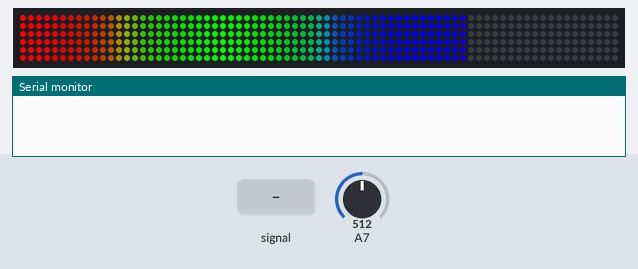
The sketch below on a simulated Arduino Uno, built with avr-gcc and run on an emulated ATmega328P. On the bench: 75×6 RGB LED matrix (first LED top left, wired row by row), the last lines printed to the serial monitor. The inputs (shaded band) are chosen by the test bench; at power-on: A7 = 512. Random numbers use the default seed unless the sketch sets one.

Above: at 1.2 s.
1.3 s: A7 fed a 50 Hz sine of ±306 counts around its level
At 2.4 s:
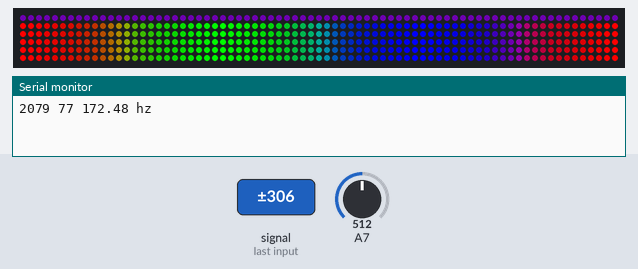
2.9 s: A7 fed a 200 Hz sine of ±81 counts around its level
At 4.8 s:
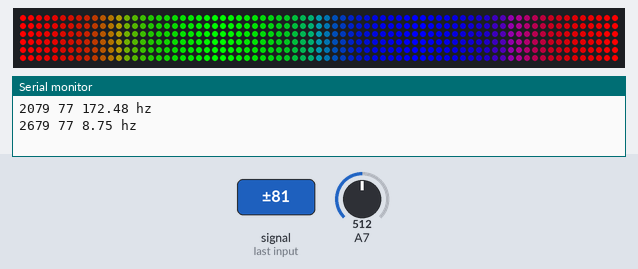
5.2 s: A7 set to 585
8.2 s: A7 set to 617
At 8.84 s:
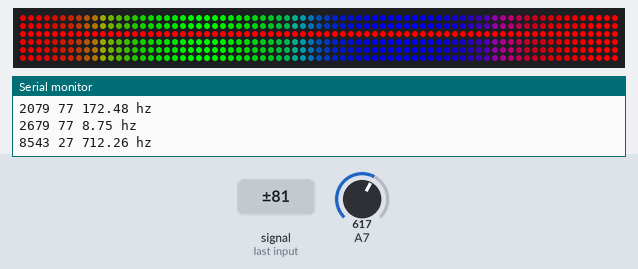
10.1 s: A7 fed a 2 Hz sine of ±306 counts around its level
At 11.38 s:
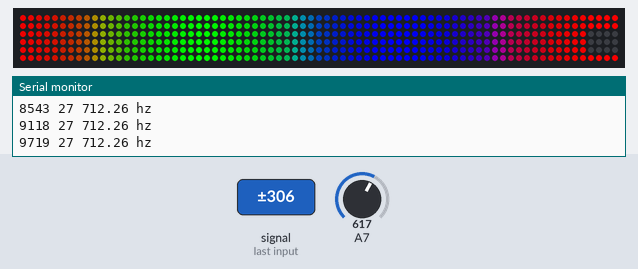
12.1 s: A7 set to 511
At 14.1 s:
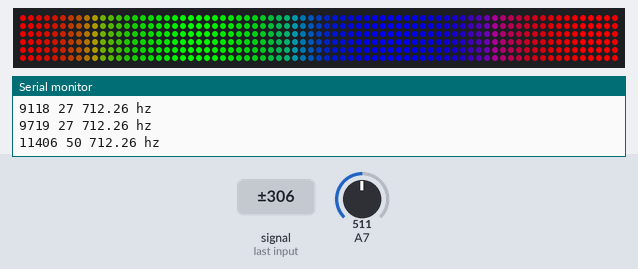

The sketch:

noodles.ino
```cpp
#include <Adafruit_NeoMatrix.h>

#ifdef __AVR__
  #include <avr/power.h>
#endif

#define LED_PIN 6
#define NUM_LEDS 75
#define NUM_COLS 6
#define BRIGHTNESS 255

//Adafruit_NeoPixel strip = Adafruit_NeoPixel(600, LED_PIN, NEO_GRB + NEO_KHZ800);
Adafruit_NeoMatrix matrix = Adafruit_NeoMatrix(NUM_LEDS, NUM_COLS, LED_PIN, NEO_MATRIX_TOP + NEO_MATRIX_RIGHT + NEO_MATRIX_ROWS + NEO_MATRIX_PROGRESSIVE, NEO_GRB + NEO_KHZ800);

// clipping indicator variables
boolean clipping = 0;
// data storage variables
byte newData = 0;
byte prevData = 0;
unsigned int time = 0; // keeps time and sends vales to store in timer[] occasionally
int timer[10]; // sstorage for timing of events
int slope[10]; // storage for slope of events
unsigned int totalTimer; // used to calculate period
unsigned int period; // storage for period of wave
byte index = 0; // current storage index
float frequency; // storage for frequency calculations
int maxSlope = 0; // used to calculate max slope as trigger point
int newSlope; // storage for incoming slope data
// variables for decided whether you have a match
byte noMatch = 0; // counts how many non-matches you've received to reset variables if it's been too long
byte slopeTol = 5; // slope tolerance- adjust this if you need
int timerTol = 5; // timer tolerance- adjust this if you need
// variables for amp detection
unsigned int ampTimer = 0;
byte maxAmp = 0;
byte checkMaxAmp;
byte ampThreshold = 22; // raise if you have a very noisy signal


uint16_t i, j, k;
bool ramp = true;
//bool debug = false;
bool debug = true;
byte c;
uint32_t color;

void setup() {
  if (debug) Serial.begin(115200);
  matrix.setBrightness(BRIGHTNESS);
  matrix.begin();
  matrix.show(); // Initialize all pixels to 'off'

  randomSeed(analogRead(A0));

  // set up continuous sampling of analog pin 0 at 38.5kHz
  cli(); // disable interrupts
  ADCSRA = 0; // clear ADCSRA and ADCSRB registers
  ADCSRB = 0;
  // Feather A0 is ADC7 https://cdn-learn.adafruit.com/assets/assets/000/041/528/original/microcomputers_Adafruit_Feather_32u4_Basic_Proto_v2_2.png?1494120696
  ADMUX=0x07; //Binary equivalent of 0111 http://www.robotplatform.com/knowledge/ADC/adc_tutorial_4.html
  ADMUX |= (1 << REFS0); // set reference voltage
  ADMUX |= (1 << ADLAR); // left align the ADC value- so we can read highest 8 bits from ADCH register only
  ADCSRA |= (1 << ADPS2) | (1 << ADPS0); // set ADC clock with 32 prescaler- 16mHz/32=500kHz
  ADCSRA |= (1 << ADATE); // enabble auto trigger
  ADCSRA |= (1 << ADIE); // enable interrupts when measurement complete
  ADCSRA |= (1 << ADEN); // enable ADC
  ADCSRA |= (1 << ADSC); // start ADC measurements
  sei(); // enable interrupts

}

ISR(ADC_vect) { // when new ADC value ready

  prevData = newData; // store previous value
  newData = ADCH; // get value from A0
  if (prevData < 127 && newData >=127){ // if increasing and crossing midpoint
    newSlope = newData - prevData; // calculate slope
    if (abs(newSlope-maxSlope)<slopeTol){ // if slopes are ==
      // record new data and reset time
      slope[index] = newSlope;
      timer[index] = time;
      time = 0;
      if (index == 0){ // new max slope just reset
        noMatch = 0;
        index++; // increment index
      }
      else if (abs(timer[0]-timer[index])<timerTol && abs(slope[0]-newSlope)<slopeTol){ // if timer duration and slopes match
        // sum timer values
        totalTimer = 0;
        for (byte i=0;i<index;i++){
          totalTimer+=timer[i];
        }
        period = totalTimer; // set period
        // reset new zero index values to compare with
        timer[0] = timer[index];
        slope[0] = slope[index];
        index = 1; // set index to 1
        noMatch = 0;
      }
      else{ // crossing midpoint but not match
        index++; // increment index
        if (index > 9){
          reset();
        }
      }
    }
    else if (newSlope>maxSlope){ // if new slope is much larger than max slope
      maxSlope = newSlope;
      time = 0; // reset clock
      noMatch = 0;
      index = 0; // reset index
    }
    else{ // slope not steep enough
      noMatch++; // increment no match counter
      if (noMatch>9){
        reset();
      }
    }
  }

  if (newData == 0 || newData == 1023){ // if clipping
    PORTB |= B00100000; // turn on led 13
    clipping = 1; // currently clipping
  }

  time++; // increment timer at rate of 38.5kHz

  ampTimer++; // increment amplitude timer
  if (abs(127-ADCH)>maxAmp){
    maxAmp = abs(127-ADCH);
  }
  if (ampTimer==1000){
    ampTimer = 0;
    checkMaxAmp = maxAmp;
    maxAmp = 0;
  }

}

void reset(){ // clear out some variables
  index = 0; // reset index
  noMatch = 0; // reset match couner
  maxSlope = 0; // reset slope
}

void checkClipping(){ // manage clipping indicator LED
  if (clipping){ // if currently clipping
    PORTB &= B11011111; // turn off led 13
    clipping = 0;
  }
}

byte gravity_gamma[] = { 1, 1, 2, 3, 5, 8, 13, 21 };
byte beatmode = 0;
byte skip = 15;
void beat(bool big){
  uint32_t c = Wheel(random(0,255));
  int d = 0;
  int i,j;
  byte col = beatmode;
  if( beatmode > NUM_COLS ) col = random(0,NUM_COLS);

  if( big ){
    for(i = 0; i<NUM_LEDS; i++){
      for(j = 0; j<NUM_COLS; j++){ matrix.drawPixel(i, j, c); }
      if (i%skip==0||i==NUM_LEDS-1) matrix.show(); //delay(gravity_gamma[byte(i*8/NUM_LEDS)]*d);
    }
    delay(50);
    for(i = NUM_LEDS-1; i>=0; i--){
      for(j = 0; j<NUM_COLS; j++){ matrix.drawPixel(i, j, 0); }
      if (i%skip==0||i==0) matrix.show(); //delay(gravity_gamma[byte(i*8/NUM_LEDS)]*d);
    }
  }else{
    for(i = 0; i<NUM_LEDS; i++){
      matrix.drawPixel(i, col, c);
      if (i%skip==0||i==NUM_LEDS-1) matrix.show(); //delay(gravity_gamma[byte(i*8/NUM_LEDS)]*d);
    }
    delay(50);
    for(i = NUM_LEDS-1; i>=0; i--){
      matrix.drawPixel(i, col, 0);
      if (i%skip==0||i==0) matrix.show(); //delay(gravity_gamma[byte(i*8/NUM_LEDS)]*d);
    }
  }

  // delay(gravity_gamma[7]*d*3);
  //delay(150);

  beatmode++;
  if( beatmode == NUM_COLS * 3 ) beatmode = 0;
}

unsigned long currentMillis=0;
byte leading_smalls = 5;

byte checkbeat(){
  static int intervalSmall=10;
  static unsigned long previousMillisSmall=0;
  static int intervalBig=800;
  static unsigned long previousMillisBig=0;
  byte returnVal = 0;
  //checkClipping();
  if (checkMaxAmp>ampThreshold){
    frequency = 38462/float(period); // calculate frequency timer rate/period
    if (frequency<1800){
      currentMillis = millis();
      if ((unsigned long)(currentMillis - previousMillisSmall) >= intervalSmall) {
        if ((unsigned long)(currentMillis - previousMillisBig) >= intervalBig) {
          if( leading_smalls > 0 ){
            returnVal = 1;
            leading_smalls--;
          } else {
            returnVal = 2;
          }
          previousMillisBig = currentMillis;
        }else{
          returnVal = 1;
        }
        if (debug) {
          Serial.print(millis()); Serial.print(" ");
          Serial.print(checkMaxAmp); Serial.print(" ");
          Serial.print(frequency); Serial.println(" hz");
        }
        previousMillisSmall = currentMillis;
      }
    }
  }
  return returnVal;
}

void nobeat(){
  static int r = 0;

  //for(r=0; r<256*3; r++) {
    //for(j=0; j<NUM_LEDS; j=j+3) {
      for(i=0; i<NUM_LEDS; i++) {
        c = (i*256/NUM_LEDS +r) & 255;
        //if (debug) Serial.print(c);
        //if (debug) Serial.print(" ");
        color = Wheel(c);
        for(k=0; k<NUM_COLS; k++) {
          matrix.drawPixel(i, k, color);
        }
        if (ramp && i%5==0) matrix.show();
      }
      matrix.show();
      //if (debug) Serial.println(" ");
      ramp = false;
    //}
  //}

  if( r<256*3 ) r++;
  else r = 0;
}
void rampdown(){
  for(i=0; i<NUM_LEDS; i++) {
    for(k=0; k<NUM_COLS; k++) {
      matrix.drawPixel(i, k, 0);
    }
    if (i%5==0) matrix.show();
  }
}

void loop() {
  currentMillis = millis();
  switch( checkbeat() ){
    case 0:
      static int intervalBeat=400;
      static unsigned long previousMillisBeat=0;
      if ((unsigned long)(currentMillis - previousMillisBeat) >= intervalBeat) {
        nobeat();
        leading_smalls = 5;
      }
      break;
    case 1:
      //if (!ramp) rampdown(); // clear the board from last nobeat
      beat(false);
      previousMillisBeat = currentMillis;
      ramp = true; // make next nobeat ramp up from black
      break;
    case 2:
      if (!ramp) rampdown(); // clear the board from last nobeat
      beat(true);
      previousMillisBeat = currentMillis;
      ramp = true; // make next nobeat ramp up from black
      break;
  }
}
// Input a value 0 to 255 to get a color value.
// The colours are a transition r - g - b - back to r.
uint32_t Wheel(byte WheelPos) {
  WheelPos = 255 - WheelPos;
  if(WheelPos < 85) {
    return matrix.Color(255 - WheelPos * 3, 0, WheelPos * 3);
  }
  if(WheelPos < 170) {
    WheelPos -= 85;
    return matrix.Color(0, WheelPos * 3, 255 - WheelPos * 3);
  }
  WheelPos -= 170;
  return matrix.Color(WheelPos * 3, 255 - WheelPos * 3, 0);
}
```

Measured:
- the behaviour switches between 599 and 600 on A7 (found by bisection; images 2 and 3)
